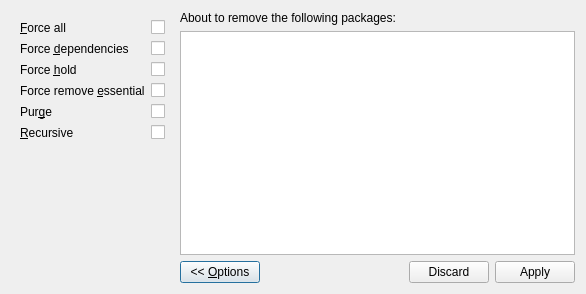
<?xml version="1.0" encoding="UTF-8"?>
<ui version="4.0">
 <class>RemoveDialog</class>
 <widget class="QDialog" name="RemoveDialog">
  <property name="geometry">
   <rect>
    <x>0</x>
    <y>0</y>
    <width>586</width>
    <height>294</height>
   </rect>
  </property>
  <property name="windowTitle">
   <string>Remove Packages</string>
  </property>
  <layout class="QVBoxLayout" name="verticalLayout_4">
   <item>
    <layout class="QGridLayout" name="gridLayout">
     <property name="sizeConstraint">
      <enum>QLayout::SetMinimumSize</enum>
     </property>
     <item row="0" column="0">
      <widget class="QWidget" name="f_optionsFrame" native="true">
       <layout class="QVBoxLayout" name="verticalLayout_2">
        <item>
         <layout class="QFormLayout" name="formLayout">
          <property name="fieldGrowthPolicy">
           <enum>QFormLayout::AllNonFixedFieldsGrow</enum>
          </property>
          <item row="0" column="0">
           <widget class="QLabel" name="forceAllLabel">
            <property name="mouseTracking">
             <bool>true</bool>
            </property>
            <property name="text">
             <string>&amp;Force all</string>
            </property>
            <property name="textInteractionFlags">
             <set>Qt::LinksAccessibleByMouse</set>
            </property>
            <property name="buddy">
             <cstring>f_forceAllCB</cstring>
            </property>
           </widget>
          </item>
          <item row="0" column="1">
           <widget class="QCheckBox" name="f_forceAllCB"/>
          </item>
          <item row="1" column="0">
           <widget class="QLabel" name="forceDependenciesLabel">
            <property name="text">
             <string>Force &amp;dependencies</string>
            </property>
            <property name="buddy">
             <cstring>f_forceDepsCB</cstring>
            </property>
           </widget>
          </item>
          <item row="1" column="1">
           <widget class="QCheckBox" name="f_forceDepsCB"/>
          </item>
          <item row="2" column="0">
           <widget class="QLabel" name="forceHoldLabel">
            <property name="text">
             <string>Force &amp;hold</string>
            </property>
            <property name="buddy">
             <cstring>f_forceHoldCB</cstring>
            </property>
           </widget>
          </item>
          <item row="2" column="1">
           <widget class="QCheckBox" name="f_forceHoldCB">
            <property name="text">
             <string/>
            </property>
           </widget>
          </item>
          <item row="3" column="0">
           <widget class="QLabel" name="forceRemoveEssentialLabel">
            <property name="text">
             <string>Force remove &amp;essential</string>
            </property>
            <property name="buddy">
             <cstring>f_forceRemoveEssentialCB</cstring>
            </property>
           </widget>
          </item>
          <item row="3" column="1">
           <widget class="QCheckBox" name="f_forceRemoveEssentialCB"/>
          </item>
          <item row="4" column="0">
           <widget class="QLabel" name="purgeLabel">
            <property name="text">
             <string>Pur&amp;ge</string>
            </property>
            <property name="buddy">
             <cstring>f_purgeCB</cstring>
            </property>
           </widget>
          </item>
          <item row="4" column="1">
           <widget class="QCheckBox" name="f_purgeCB"/>
          </item>
          <item row="5" column="0">
           <widget class="QLabel" name="recursiveLabel">
            <property name="text">
             <string>&amp;Recursive</string>
            </property>
            <property name="buddy">
             <cstring>f_recursiveCB</cstring>
            </property>
           </widget>
          </item>
          <item row="5" column="1">
           <widget class="QCheckBox" name="f_recursiveCB"/>
          </item>
         </layout>
        </item>
       </layout>
      </widget>
     </item>
     <item row="0" column="1">
      <layout class="QVBoxLayout" name="verticalLayout_3">
       <item>
        <widget class="QLabel" name="label">
         <property name="text">
          <string>About to remove the following packages:</string>
         </property>
        </widget>
       </item>
       <item>
        <layout class="QVBoxLayout" name="verticalLayout">
         <item>
          <widget class="QListView" name="f_listView">
           <property name="editTriggers">
            <set>QAbstractItemView::NoEditTriggers</set>
           </property>
           <property name="selectionMode">
            <enum>QAbstractItemView::ExtendedSelection</enum>
           </property>
          </widget>
         </item>
        </layout>
       </item>
       <item>
        <layout class="QHBoxLayout" name="horizontalLayout">
         <item>
          <widget class="QPushButton" name="f_optionsButton">
           <property name="text">
            <string>&lt;&lt; &amp;Options</string>
           </property>
           <property name="checkable">
            <bool>true</bool>
           </property>
          </widget>
         </item>
         <item>
          <layout class="QHBoxLayout" name="horizontalLayout_2"/>
         </item>
         <item>
          <widget class="QDialogButtonBox" name="f_buttonBox">
           <property name="orientation">
            <enum>Qt::Horizontal</enum>
           </property>
           <property name="standardButtons">
            <set>QDialogButtonBox::Apply|QDialogButtonBox::Discard</set>
           </property>
          </widget>
         </item>
        </layout>
       </item>
      </layout>
     </item>
    </layout>
   </item>
  </layout>
 </widget>
 <tabstops>
  <tabstop>f_forceAllCB</tabstop>
  <tabstop>f_forceDepsCB</tabstop>
  <tabstop>f_forceHoldCB</tabstop>
  <tabstop>f_forceRemoveEssentialCB</tabstop>
  <tabstop>f_purgeCB</tabstop>
  <tabstop>f_recursiveCB</tabstop>
  <tabstop>f_listView</tabstop>
  <tabstop>f_optionsButton</tabstop>
  <tabstop>f_buttonBox</tabstop>
 </tabstops>
 <resources/>
 <connections/>
</ui>
